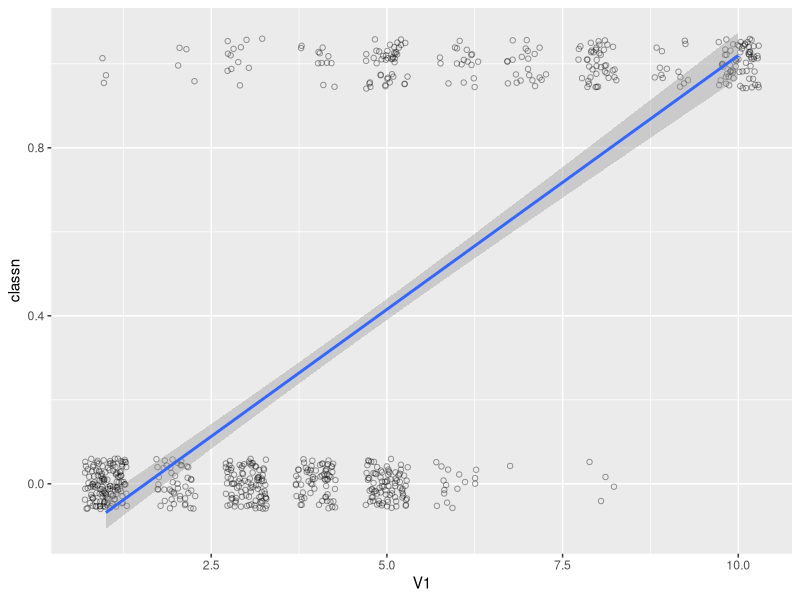

The R source for this figure:
## ---- chunk 1
library(MASS)
library(ggplot2)

b <- biopsy
b

b$classn[b$class=="benign"] <- 0
b$classn[b$class=="malignant"] <- 1
b

#fit logistic regression line
#use smoothing method glm with binomial formula
ggplot(b, aes(x=V1, y=classn)) + 
  geom_point(position=position_jitter(width=0.3, height=0.06), alpha=0.4,
             shape=21, size=1.5) + 
  stat_smooth(method=glm, family=binomial)
